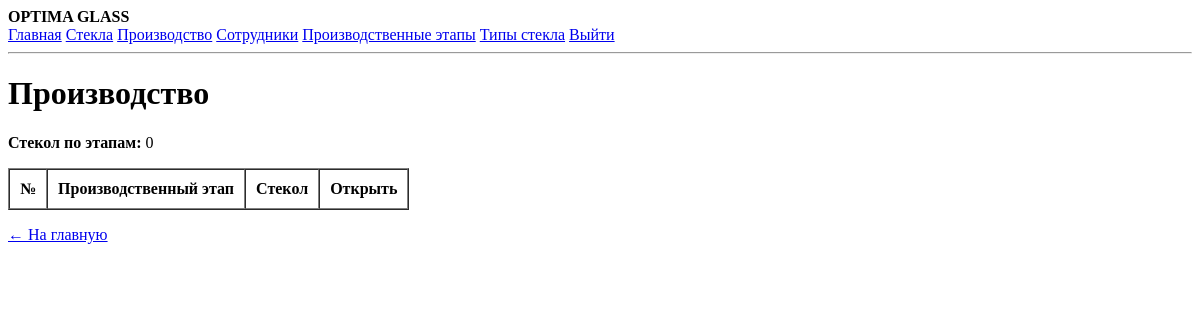
The app's page /production.php (signed in), older data.
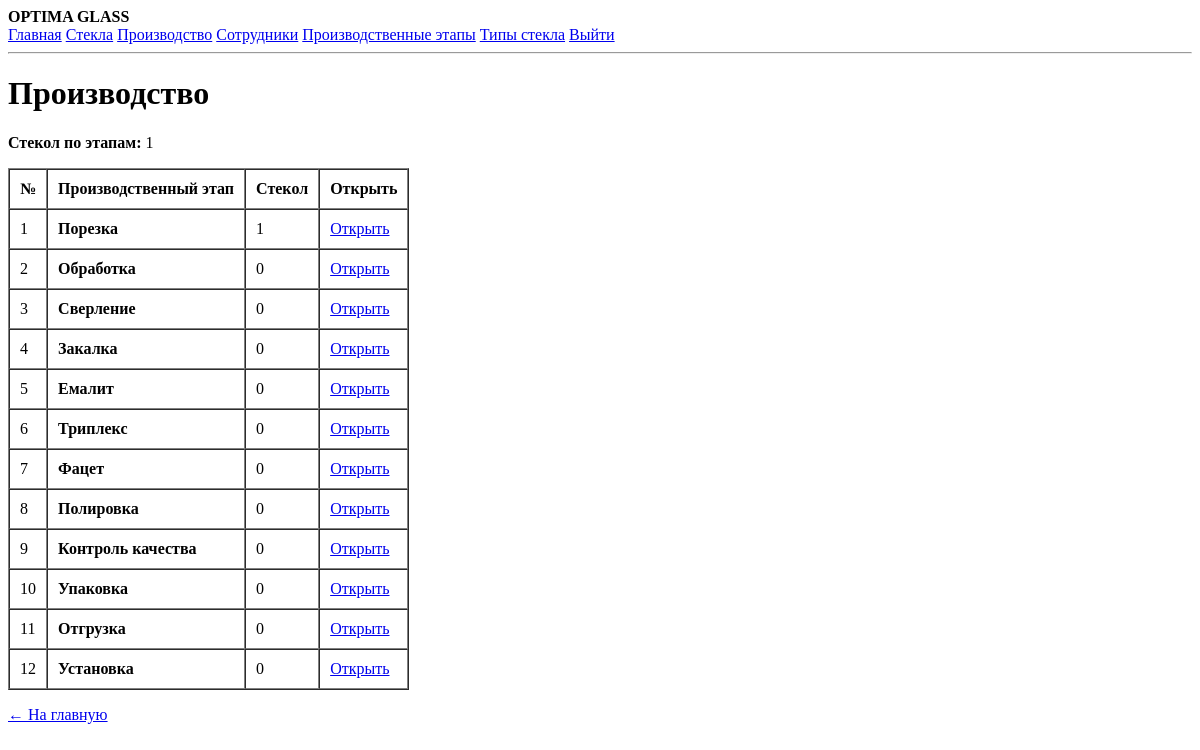
The same page, newer data.
### tables this page shows
CREATE TABLE production_stages (
    id INTEGER PRIMARY KEY AUTOINCREMENT,
    name TEXT NOT NULL UNIQUE,
    active INTEGER NOT NULL DEFAULT 1,
    created_at TEXT NOT NULL DEFAULT CURRENT_TIMESTAMP
);

### public/production.php (the view, shortened to what this page needs)
<?php
require __DIR__ . '/../src/db.php';
$stmt = $db->query("
    SELECT
        ps.id,
        ps.name,
        ps.active,
        COUNT(g.id) AS glass_count
    FROM production_stages ps
    LEFT JOIN route_steps rs
        ON rs.name = ps.name
    LEFT JOIN glasses g
        ON g.current_step_id = rs.id
    WHERE ps.active = 1
    GROUP BY ps.id, ps.name, ps.active
    ORDER BY ps.id
");
$stages = $stmt->fetchAll();
$totalGlasses = 0;
foreach ($stages as $stage) {
    $totalGlasses += (int) $stage['glass_count'];
}
?>
<!DOCTYPE html>
<html lang="ru">
<head>
</head>
<body>
<?php require __DIR__ . '/../src/partials/header.php'; ?>
<h1>Производство</h1>
<p>
    <strong>Стекол по этапам:</strong>
    <?= $totalGlasses ?>
</p>
<table border="1" cellpadding="10" cellspacing="0">
    <thead>
        <tr>
            <th>№</th>
            <th>Производственный этап</th>
            <th>Стекол</th>
            <th>Открыть</th>
        </tr>
    </thead>
    <tbody>
    <?php foreach ($stages as $stage): ?>
        <tr>
            <td>
                <?= (int) $stage['id'] ?>
            </td>
            <td>
                <strong>
                    <?= htmlspecialchars($stage['name'], ENT_QUOTES, 'UTF-8') ?>
                </strong>
            </td>
            <td>
                <?= (int) $stage['glass_count'] ?>
            </td>
            <td>
                <a href="/stage.php?stage=<?= urlencode($stage['name']) ?>">
                    Открыть
                </a>
            </td>
        </tr>
    <?php endforeach; ?>
    </tbody>
</table>
<p>
    <a href="/">← На главную</a>
</p>
</body>
</html>

### src/partials/header.php (shortened to what this page needs)
<header>
    <div>
        <strong>OPTIMA GLASS</strong>
    </div>
    <nav>
        <a href="/">Главная</a>
        <a href="/glasses.php">Стекла</a>
        <a href="/production.php">Производство</a>
        <?php if (($_SESSION['user_role'] ?? '') === 'admin'): ?>
            <a href="/employees.php">Сотрудники</a>
            <a href="/admin/stages.php">Производственные этапы</a>
            <a href="/admin/glass_types.php">Типы стекла</a>
        <?php endif; ?>
        <a href="/logout.php">Выйти</a>
    </nav>
</header>
<hr>

Row changes from the older to the newer data that the page shows:
added production_stages: id "1", name "Порезка", glass_count "1"
added production_stages: id "2", name "Обработка", glass_count "0"
added production_stages: id "3", name "Сверление", glass_count "0"
added production_stages: id "4", name "Закалка", glass_count "0"
added production_stages: id "5", name "Емалит", glass_count "0"
added production_stages: id "6", name "Триплекс", glass_count "0"
added production_stages: id "7", name "Фацет", glass_count "0"
added production_stages: id "8", name "Полировка", glass_count "0"
added production_stages: id "9", name "Контроль качества", glass_count "0"
added production_stages: id "10", name "Упаковка", glass_count "0"
added production_stages: id "11", name "Отгрузка", glass_count "0"
added production_stages: id "12", name "Установка", glass_count "0"
Text that changed along with them:
$totalGlasses: "0" → "1"
